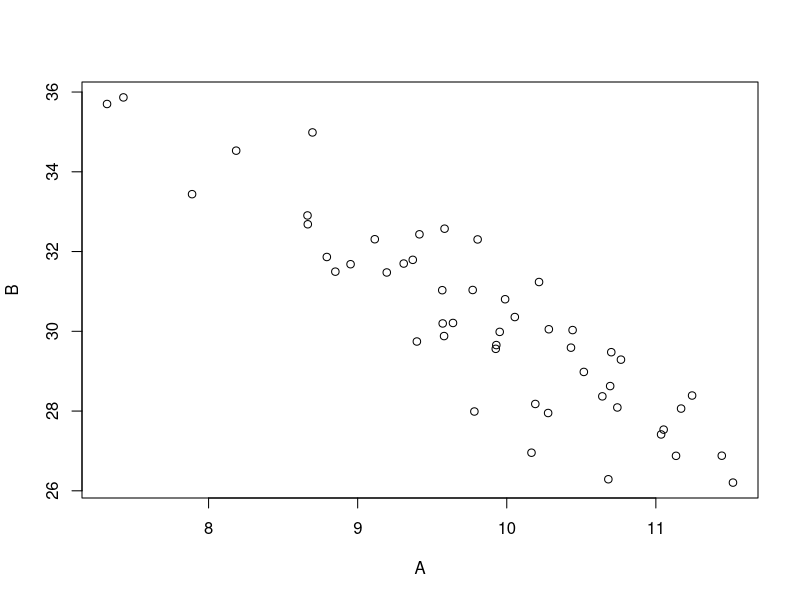
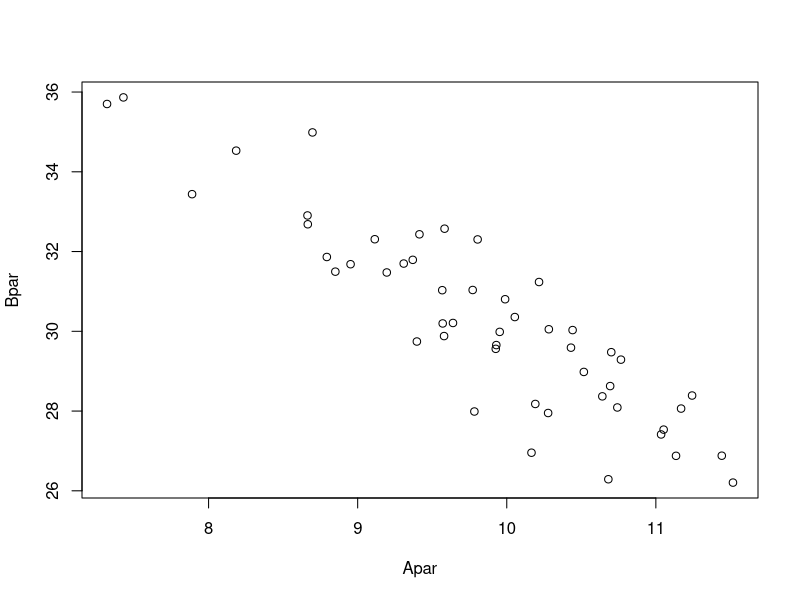
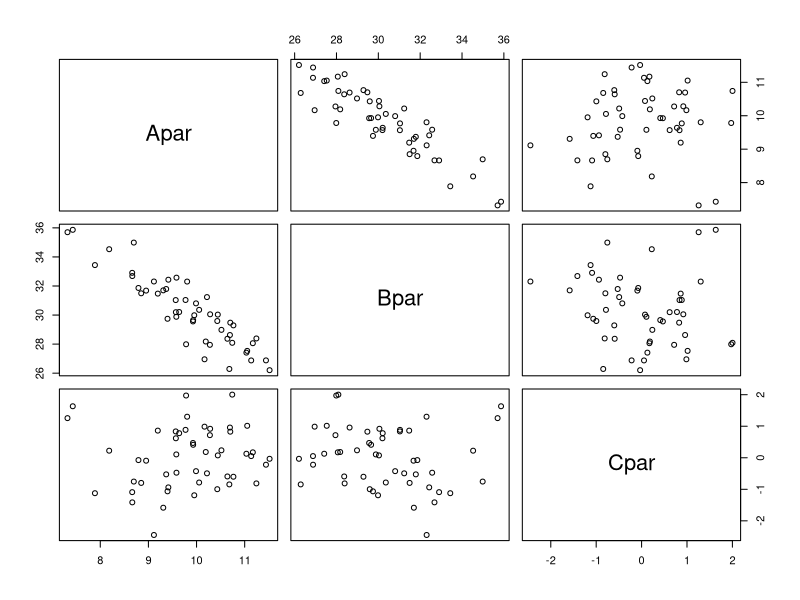
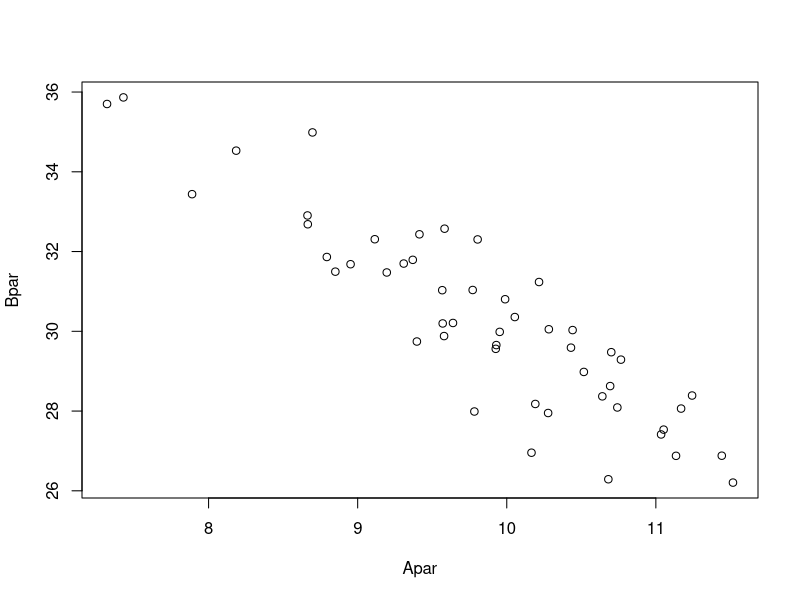
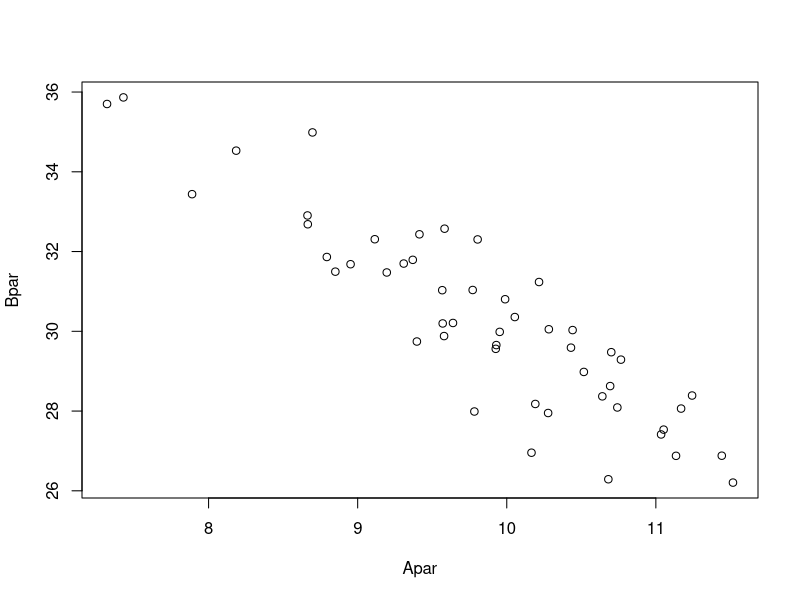
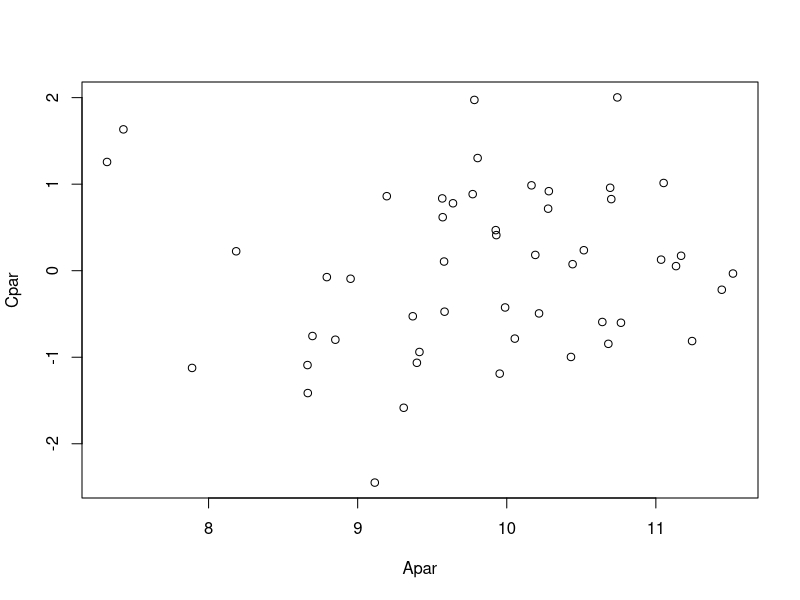

Here is the R script that generated these plots, in order:
## manual page
?cor
## Generate data
A <- rnorm(50, 10)
B <- -2 * A + 50 + rnorm(50, 0, 1)
plot(A, B)
cor(A, B)
## Spearman correlation
cor(A, B,meth = "spearman")
## Data frame

AB <- data.frame(Apar = A, Bpar = B)
plot(AB)

ABC <- data.frame(Apar = A, Bpar = B, Cpar = rnorm(50))
plot(ABC)
## Select two variables with formula
plot(Bpar ~ Apar, ABC)
## Named argument
plot(Bpar ~ Apar, data = ABC)

plot(Cpar ~ Apar, ABC)

## Direct reference of a vector in data.frame
ABC$Cpar

## Regression
AB.lm <- lm(Bpar ~ Apar, data = ABC)
AB.lm
## See summaries
summary(ABC)
summary(AB.lm)
## Weaker model
AC.lm <- lm(Cpar ~ Apar, data = ABC)
summary(AC.lm)
